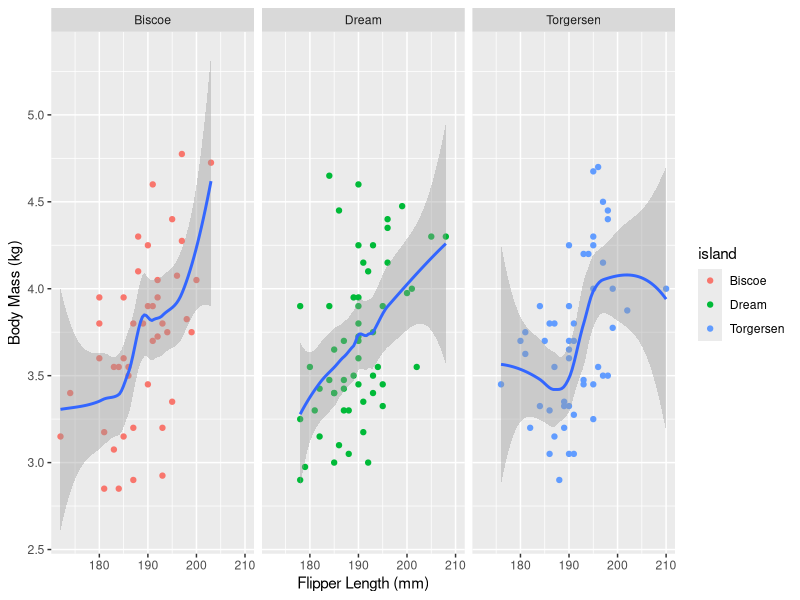

This chart was generated by the following R code:
## ---- chunk 1
knitr::opts_chunk$set(echo = TRUE)
library(tidyverse)
library(palmerpenguins)
## ---- chunk 2
adelies <- penguins %>% 
  filter(species == "Adelie") %>% 
  mutate(body_mass_kg = body_mass_g / 1000)

# filter(): if condition is true for a row, it is kept, if not, it's taken out

#facet_wrap: separates into different plots based on the chosen category

ggplot(data = adelies, aes(x = flipper_length_mm, y = body_mass_kg)) +
  geom_point(aes(color = island)) +
  facet_wrap(~island) +
  labs(x = "Flipper Length (mm)", y = "Body Mass (kg)") +
  geom_smooth()

unique(adelies$species)
